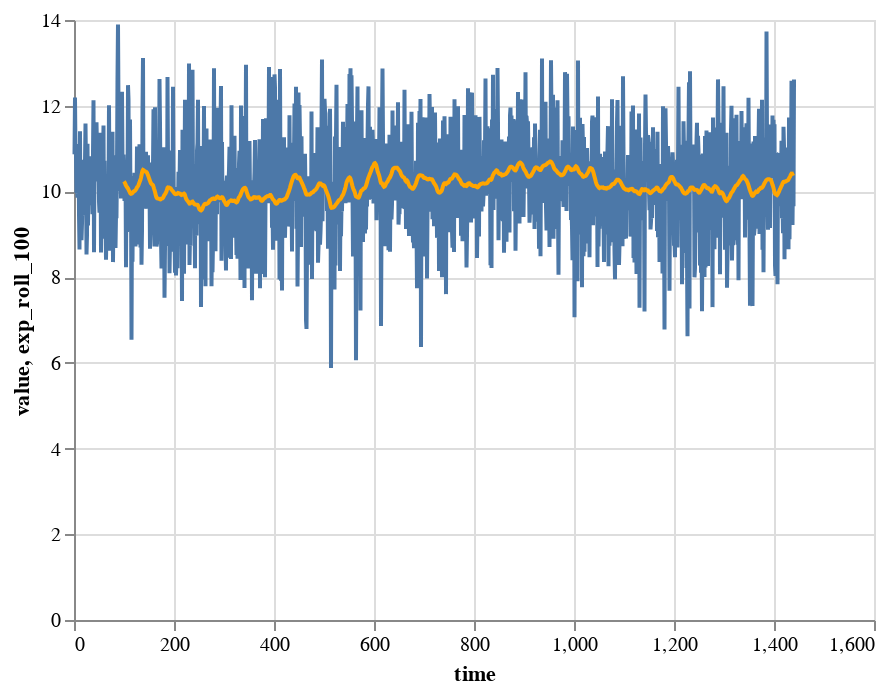

The notebook cell this image was saved under:
### Code cell
alt.Chart(ts_df).mark_line().encode(x='time:Q',y='value:Q') + alt.Chart(ts_df).mark_line(color='orange').encode(x='time:Q',y='exp_roll_100:Q')

### Figure 1 — Vega-Lite specification as saved in the notebook (floating-point values rounded to 4 significant figures; data arrays with more than 128 entries replaced by an {"elided": "..."} marker saying what was removed)
{"config": {"view": {"continuousWidth": 400, "continuousHeight": 300}}, "layer": [{"mark": "line", "encoding": {"x": {"type": "quantitative", "field": "time"}, "y": {"type": "quantitative", "field": "value"}}}, {"mark": {"type": "line", "color": "orange"}, "encoding": {"x": {"type": "quantitative", "field": "time"}, "y": {"type": "quantitative", "field": "exp_roll_100"}}}], "data": {"name": "data-be2efb4639a081a42e02893eb34b6471"}, "$schema": "https://vega.github.io/schema/vega-lite/v4.8.1.json", "datasets": {"data-be2efb4639a081a42e02893eb34b6471": {"elided": "1440 records"}}}
